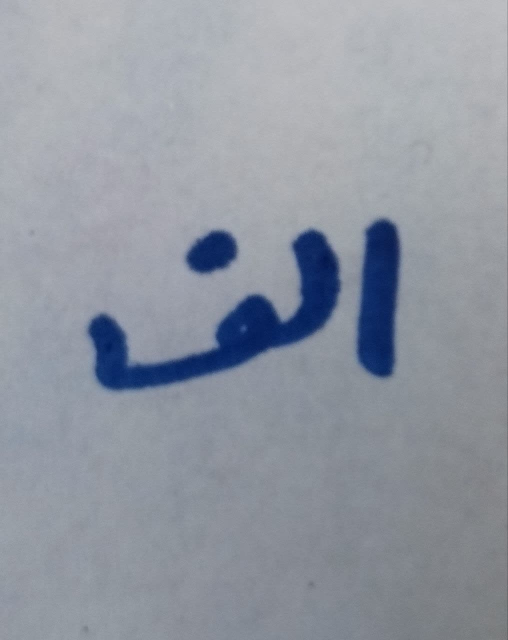
#> input picture NEURAL_NETWORK/letters/الف/الف۱.jpg, 1016 x 1280 px (shown at 1/2 size); its folder holds only this picture in this run
$ python DEN_letters.py
#> lines starting #> are read from the running program, lines starting #| are printed output that depends on the picture; after the words box and inside, x2 and y2 are one past the last pixel; in counts of white or black regions, pixels touching at a corner belong together
import numpy as np
from PIL import Image
import random
import cv2
import os


class NeuralNetwork:
    # [4 lines left out: function __init__, not called in this run]

    def sigmoid(self, x) : return 1 / (1 + np.exp(-x))
    def sigmoid_deriv(self, x) : return x * (1 - x)  # مشتق sigmoid

    # [18 lines left out: functions train, predict, not called in this run]


def augmented_data(image_path, label):
#> called with image_path = './الف/الف۱.jpg', label = 0
    img_orig = Image.open(image_path)
#> img_orig is the input picture: PIL image 1016x1280 RGB; mean R, G, B 145.5, 151.3, 161.6
    img_orig = img_orig.convert("L")
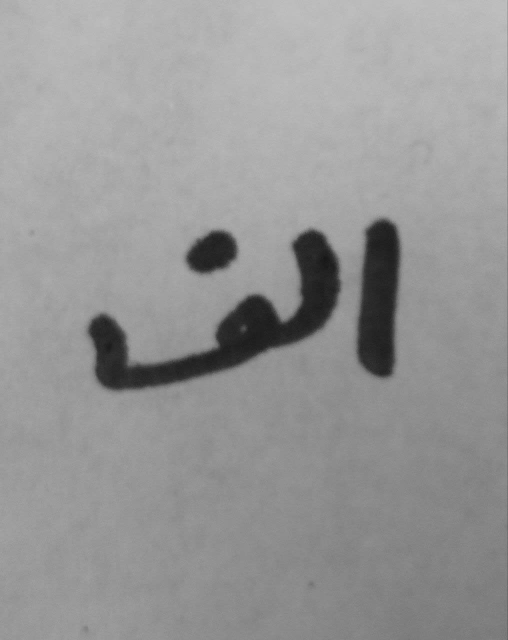
#> img_orig: PIL image 1016x1280 L (shown at 1/2 size); min 21, max 194, mean 150.8
    arr = np.array(img_orig)

    _, arr= cv2.threshold(arr, 0, 255, cv2.THRESH_BINARY + cv2.THRESH_OTSU)
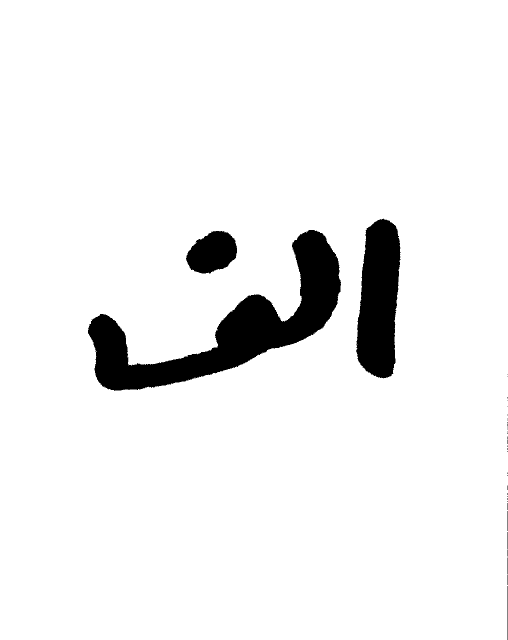
#> arr: shape (1280, 1016) (shown at 1/2 size); 94.1% white; 37 black regions (29 under 20 px), largest, box (x1, y1, x2, y2) and area: (176, 460, 682, 782) 48107, (712, 437, 801, 757) 21726, (372, 462, 474, 547) 6259
    img_orig = Image.fromarray(arr)

    mask = arr < 240
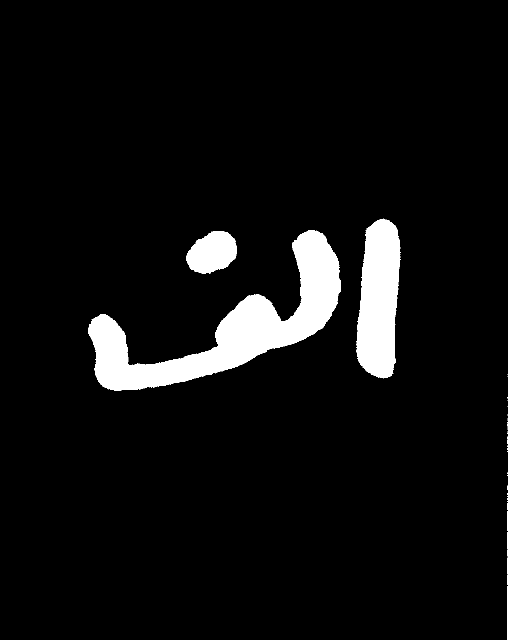
#> mask: shape (1280, 1016) bool (shown at 1/2 size); 5.9% white; 37 white regions (29 under 20 px), largest, box (x1, y1, x2, y2) and area: (176, 460, 682, 782) 48107, (712, 437, 801, 757) 21726, (372, 462, 474, 547) 6259

    ys, xs = np.where(mask)
    if len(xs) > 0 and len(ys) > 0:
        left = xs.min()
#> left = 176
        right = xs.max()
#> right = 1015
        top = ys.min()
#> top = 437
        botton = ys.max()
#> botton = 1279
        img_orig = img_orig.crop((left, top, right + 1, botton + 1))
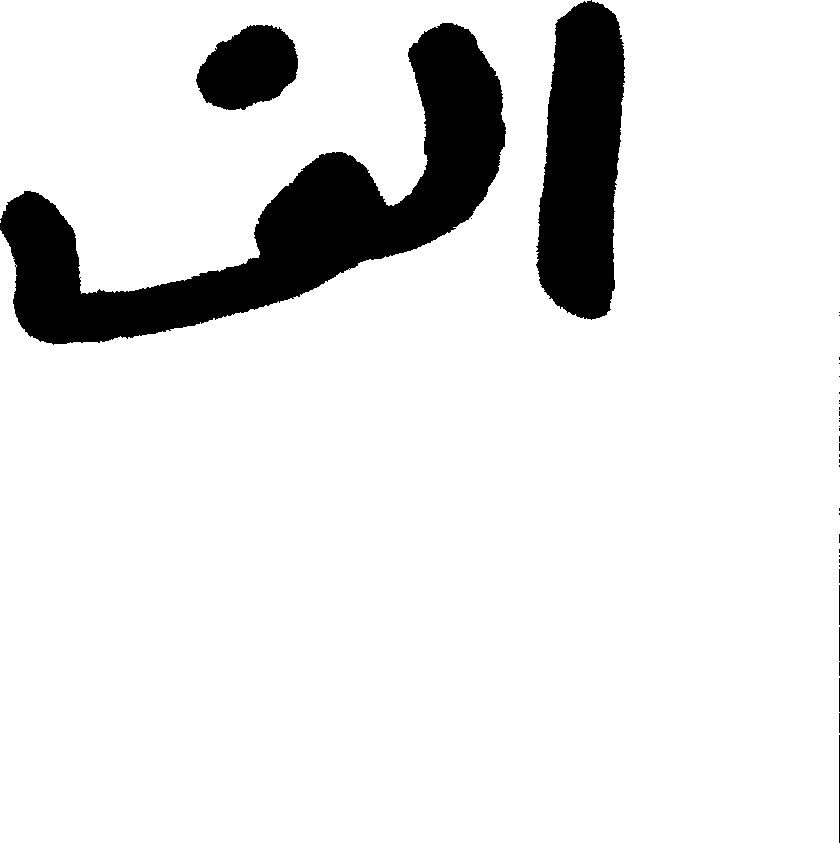
#> img_orig: PIL image 840x843 L; 89.2% white; 37 black regions (29 under 20 px), largest, box (x1, y1, x2, y2) and area: (0, 23, 506, 345) 48107, (536, 0, 625, 320) 21726, (196, 25, 298, 110) 6259

    img_orig.thumbnail((24, 24))
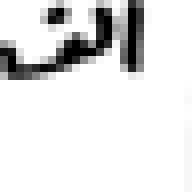
#> img_orig: PIL image 24x24 L (shown 8 times larger); min 0, max 255, mean 227.2
    canvas = Image.new("L", (28, 28), 255)
#> canvas: PIL image 28x28 L; every value is 255
    x = (28 - img_orig.width) // 2
#> x = 2
    y = (28 - img_orig.height) // 2
#> y = 2
    canvas.paste(img_orig, (x, y))
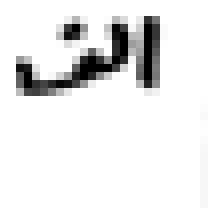
#> canvas: PIL image 28x28 L (shown 8 times larger); min 0, max 255, mean 234.5
    img_orig = canvas

    data = []

    target = np.zeros(10)
    target[label] = 1
    arr = (255 - np.array(img_orig)) / 255.0
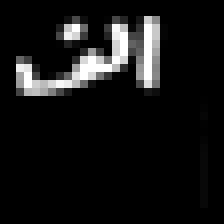
#> arr: shape (28, 28) float64 (shown 8 times larger); min 0, max 1, mean 0.0802
    data.append((arr.flatten(), target))
    return data

# اجرای اصلی
# بارگذاری و پردازش اولیه همه عکسها

all_samples = []
print("Editing.....")
classes = ["الف", "ب", "پ", "ت","ث", "ج", "چ", "ح", "خ", "د"]
base_dir = "."

for label, cls in enumerate(classes):
    class_dir = os.path.join(base_dir, cls)
    for filename in os.listdir(class_dir):
        if filename.lower().endswith((".jpg", ".png", ".jpeg")):
            full_path = os.path.join(class_dir, filename)

            if os.path.exists(full_path):
                augmented = augmented_data(full_path, label)
#> augmented = 1 item
#> (the run stopped early here; a loop or call above may not have finished)
